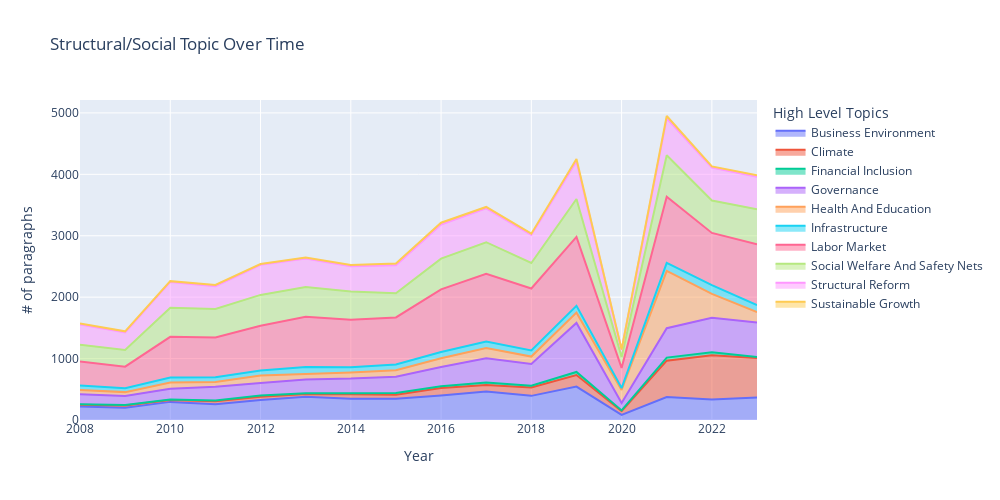

Notebook cell for this chart:
### Code cell
fig = px.area(collapsed_df, 
              x="Year", 
              y="File_Name", 
              color="level_1", 
              line_group="level_1",
              height=500,
              width=1000,
              title='Structural/Social Topic Over Time',
              )
fig.update_layout(legend=dict(
                            title=dict(
                                text='High Level Topics',
                                font=dict(size=14)  # Optional: set the font size
                            ),),
                    yaxis_title='# of paragraphs'
    
                    )

### Figure 1 — Plotly figure (JSON) as saved in the notebook; plotly's stock layout.template omitted (floating-point values rounded to 4 significant figures)
{"data": [{"fillpattern": {"shape": ""}, "hovertemplate": "level_1=Business Environment<br>Year=%{x}<br>File_Name=%{y}<extra></extra>", "legendgroup": "Business Environment", "line": {"color": "#636efa"}, "marker": {"symbol": "circle"}, "mode": "lines", "name": "Business Environment", "orientation": "v", "showlegend": true, "stackgroup": "1", "type": "scatter", "x": [2008, 2009, 2010, 2011, 2012, 2013, 2014, 2015, 2016, 2017, 2018, 2019, 2020, 2021, 2022, 2023], "xaxis": "x", "y": [221, 199, 295, 258, 324, 380, 346, 347, 400, 463, 393, 544, 83, 373, 334, 366], "yaxis": "y"}, {"fillpattern": {"shape": ""}, "hovertemplate": "level_1=Climate<br>Year=%{x}<br>File_Name=%{y}<extra></extra>", "legendgroup": "Climate", "line": {"color": "#EF553B"}, "marker": {"symbol": "circle"}, "mode": "lines", "name": "Climate", "orientation": "v", "showlegend": true, "stackgroup": "1", "type": "scatter", "x": [2008, 2009, 2010, 2011, 2012, 2013, 2014, 2015, 2016, 2017, 2018, 2019, 2020, 2021, 2022, 2023], "xaxis": "x", "y": [29, 36, 29, 49, 55, 45, 75, 65, 120, 105, 136, 189, 61, 593, 721, 642], "yaxis": "y"}, {"fillpattern": {"shape": ""}, "hovertemplate": "level_1=Financial Inclusion<br>Year=%{x}<br>File_Name=%{y}<extra></extra>", "legendgroup": "Financial Inclusion", "line": {"color": "#00cc96"}, "marker": {"symbol": "circle"}, "mode": "lines", "name": "Financial Inclusion", "orientation": "v", "showlegend": true, "stackgroup": "1", "type": "scatter", "x": [2008, 2009, 2010, 2011, 2012, 2013, 2014, 2015, 2016, 2017, 2018, 2019, 2020, 2021, 2022, 2023], "xaxis": "x", "y": [7, 8, 8, 11, 19, 12, 15, 29, 30, 41, 30, 49, 12, 50, 49, 17], "yaxis": "y"}, {"fillpattern": {"shape": ""}, "hovertemplate": "level_1=Governance<br>Year=%{x}<br>File_Name=%{y}<extra></extra>", "legendgroup": "Governance", "line": {"color": "#ab63fa"}, "marker": {"symbol": "circle"}, "mode": "lines", "name": "Governance", "orientation": "v", "showlegend": true, "stackgroup": "1", "type": "scatter", "x": [2008, 2009, 2010, 2011, 2012, 2013, 2014, 2015, 2016, 2017, 2018, 2019, 2020, 2021, 2022, 2023], "xaxis": "x", "y": [163, 147, 178, 223, 205, 223, 238, 264, 312, 397, 354, 799, 119, 478, 560, 562], "yaxis": "y"}, {"fillpattern": {"shape": ""}, "hovertemplate": "level_1=Health And Education<br>Year=%{x}<br>File_Name=%{y}<extra></extra>", "legendgroup": "Health And Education", "line": {"color": "#FFA15A"}, "marker": {"symbol": "circle"}, "mode": "lines", "name": "Health And Education", "orientation": "v", "showlegend": true, "stackgroup": "1", "type": "scatter", "x": [2008, 2009, 2010, 2011, 2012, 2013, 2014, 2015, 2016, 2017, 2018, 2019, 2020, 2021, 2022, 2023], "xaxis": "x", "y": [70, 64, 100, 77, 120, 86, 100, 106, 144, 165, 120, 167, 214, 934, 390, 169], "yaxis": "y"}, {"fillpattern": {"shape": ""}, "hovertemplate": "level_1=Infrastructure<br>Year=%{x}<br>File_Name=%{y}<extra></extra>", "legendgroup": "Infrastructure", "line": {"color": "#19d3f3"}, "marker": {"symbol": "circle"}, "mode": "lines", "name": "Infrastructure", "orientation": "v", "showlegend": true, "stackgroup": "1", "type": "scatter", "x": [2008, 2009, 2010, 2011, 2012, 2013, 2014, 2015, 2016, 2017, 2018, 2019, 2020, 2021, 2022, 2023], "xaxis": "x", "y": [71, 65, 80, 80, 82, 116, 84, 92, 102, 106, 101, 112, 31, 130, 141, 114], "yaxis": "y"}, {"fillpattern": {"shape": ""}, "hovertemplate": "level_1=Labor Market<br>Year=%{x}<br>File_Name=%{y}<extra></extra>", "legendgroup": "Labor Market", "line": {"color": "#FF6692"}, "marker": {"symbol": "circle"}, "mode": "lines", "name": "Labor Market", "orientation": "v", "showlegend": true, "stackgroup": "1", "type": "scatter", "x": [2008, 2009, 2010, 2011, 2012, 2013, 2014, 2015, 2016, 2017, 2018, 2019, 2020, 2021, 2022, 2023], "xaxis": "x", "y": [391, 350, 664, 646, 730, 820, 774, 767, 1020, 1105, 1007, 1121, 328, 1076, 851, 992], "yaxis": "y"}, {"fillpattern": {"shape": ""}, "hovertemplate": "level_1=Social Welfare And Safety Nets<br>Year=%{x}<br>File_Name=%{y}<extra></extra>", "legendgroup": "Social Welfare And Safety Nets", "line": {"color": "#B6E880"}, "marker": {"symbol": "circle"}, "mode": "lines", "name": "Social Welfare And Safety Nets", "orientation": "v", "showlegend": true, "stackgroup": "1", "type": "scatter", "x": [2008, 2009, 2010, 2011, 2012, 2013, 2014, 2015, 2016, 2017, 2018, 2019, 2020, 2021, 2022, 2023], "xaxis": "x", "y": [274, 271, 475, 465, 502, 483, 461, 395, 500, 513, 415, 617, 179, 678, 528, 571], "yaxis": "y"}, {"fillpattern": {"shape": ""}, "hovertemplate": "level_1=Structural Reform<br>Year=%{x}<br>File_Name=%{y}<extra></extra>", "legendgroup": "Structural Reform", "line": {"color": "#FF97FF"}, "marker": {"symbol": "circle"}, "mode": "lines", "name": "Structural Reform", "orientation": "v", "showlegend": true, "stackgroup": "1", "type": "scatter", "x": [2008, 2009, 2010, 2011, 2012, 2013, 2014, 2015, 2016, 2017, 2018, 2019, 2020, 2021, 2022, 2023], "xaxis": "x", "y": [329, 287, 420, 368, 490, 464, 412, 455, 556, 551, 458, 615, 118, 600, 538, 527], "yaxis": "y"}, {"fillpattern": {"shape": ""}, "hovertemplate": "level_1=Sustainable Growth<br>Year=%{x}<br>File_Name=%{y}<extra></extra>", "legendgroup": "Sustainable Growth", "line": {"color": "#FECB52"}, "marker": {"symbol": "circle"}, "mode": "lines", "name": "Sustainable Growth", "orientation": "v", "showlegend": true, "stackgroup": "1", "type": "scatter", "x": [2008, 2009, 2010, 2011, 2012, 2013, 2014, 2015, 2016, 2017, 2018, 2019, 2020, 2021, 2022, 2023], "xaxis": "x", "y": [16, 17, 12, 22, 12, 18, 18, 30, 28, 23, 20, 36, 2, 38, 18, 24], "yaxis": "y"}], "layout": {"height": 500, "legend": {"title": {"font": {"size": 14}, "text": "High Level Topics"}, "tracegroupgap": 0}, "title": {"text": "Structural/Social Topic Over Time"}, "width": 1000, "xaxis": {"anchor": "y", "domain": [0, 1], "title": {"text": "Year"}}, "yaxis": {"anchor": "x", "domain": [0, 1], "title": {"text": "# of paragraphs"}}}}
